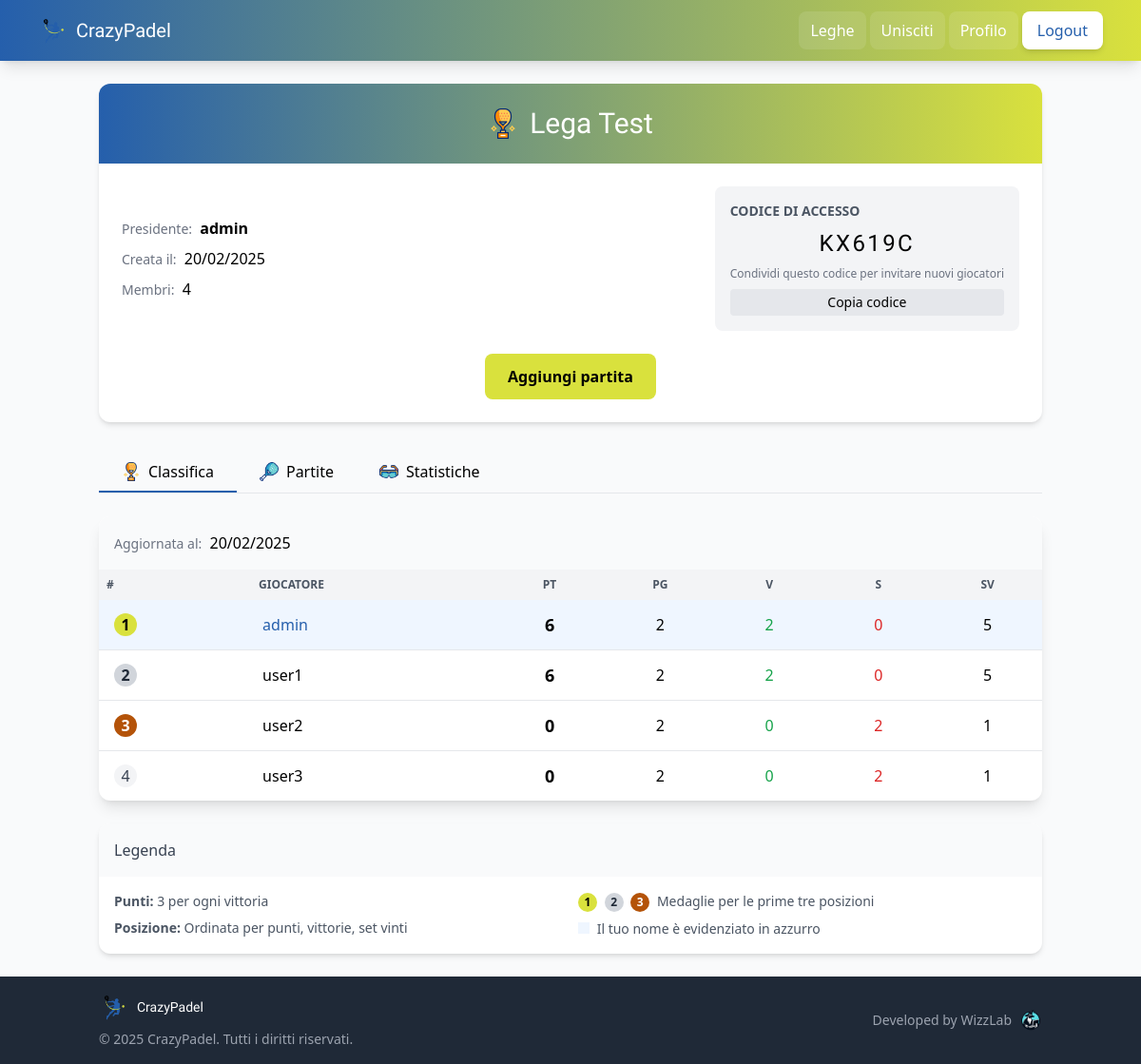
The app's page /leagues/1/ (signed in) with its own data.
### leagues/models.py (models this page shows, shortened)
class League(models.Model):
    name = models.CharField(max_length=100, verbose_name="Nome lega")
    created_at = models.DateTimeField(auto_now_add=True)
    president = models.ForeignKey(
        User,
        on_delete=models.PROTECT,
        related_name='presided_leagues',
        verbose_name="Presidente"
    )
    join_code = models.CharField(
        max_length=6,
        unique=True,
        default=generate_league_code,
        verbose_name="Codice di accesso"
    )
    players = models.ManyToManyField(
        User,
        through='Membership',
        related_name='leagues',
        verbose_name="Giocatori"
    )
    class Meta:
        verbose_name = "Lega"
        verbose_name_plural = "Leghe"
        ordering = ['name']
    def get_league_standings(self):
        members = self.membership_set.all()
        standings = []
        for membership in members:
            player = membership.player
            player_matches = MatchPlayer.objects.filter(
                player=player,
                match__league=self
            )
            matches_played = player_matches.count()
            if matches_played == 0:
                continue
            wins = 0
            sets_won = 0
            for mp in player_matches:
                match = mp.match
                if (mp.team == 1 and match.team1_sets > match.team2_sets) or \
                   (mp.team == 2 and match.team2_sets > match.team1_sets):
                    wins += 1
                if mp.team == 1:
                    sets_won += match.team1_sets
                else:
                    sets_won += match.team2_sets
            losses = matches_played - wins
            points = wins * 3
            standings.append({
                'player': player,
                'matches_played': matches_played,
                'wins': wins,
                'losses': losses,
                'sets_won': sets_won,
                'points': points
            })
        standings.sort(
            key=lambda x: (x['points'], -x['matches_played'], x['wins'], x['sets_won']),
            reverse=True
        )
        return standings

### accounts/models.py (models this page shows, shortened)
class User(AbstractUser):
    email = models.EmailField(blank=True, null=True)
    EMAIL_FIELD = None
    REQUIRED_FIELDS = []  # Rimuoviamo 'email' dalla lista dei campi richiesti
    class Meta:
        verbose_name = 'Utente'
        verbose_name_plural = 'Utenti'
    def is_league_president(self, league):
        return hasattr(league, 'president') and league.president == self

### leagues/views.py (the view)
# urls.py: path('<int:league_id>/', views.league_detail, name='detail'),
@login_required
def league_detail(request, league_id):
    from django.db.models import Count, Q, Max, Min
    from collections import defaultdict
    import datetime
    league = get_object_or_404(League, id=league_id)
    if not league.players.filter(id=request.user.id).exists():
        return HttpResponseForbidden("Non sei membro di questa lega")
    matches = league.matches.all().order_by('-match_date', '-created_at')
    recent_matches = matches[:5]
    for match in matches:
        match.team1_players_str = get_team_players_string(match, 1)
        match.team2_players_str = get_team_players_string(match, 2)
    for match in recent_matches:
        match.team1_players_str = get_team_players_string(match, 1)
        match.team2_players_str = get_team_players_string(match, 2)
    standings = league.get_league_standings()
    unbeatable_players = sorted(
        [player for player in standings if player['matches_played'] > 0],
        key=lambda x: (x['losses'], -x['matches_played'])
    )[:5]
    teams_data = defaultdict(lambda: {'wins': 0, 'losses': 0, 'matches': 0})
    if matches:
        for match in matches:
            team1_players = list(match.players.filter(team=1).order_by('player__username'))
            team2_players = list(match.players.filter(team=2).order_by('player__username'))
            if len(team1_players) == 2 and len(team2_players) == 2:
                team1_key = tuple(sorted([p.player.username for p in team1_players]))
                team2_key = tuple(sorted([p.player.username for p in team2_players]))
                teams_data[team1_key]['matches'] += 1
                teams_data[team2_key]['matches'] += 1
                if match.team1_sets > match.team2_sets:
                    teams_data[team1_key]['wins'] += 1
                    teams_data[team2_key]['losses'] += 1
                elif match.team2_sets > match.team1_sets:
                    teams_data[team2_key]['wins'] += 1
                    teams_data[team1_key]['losses'] += 1
    unbeatable_teams = []
    for team, stats in teams_data.items():
        if stats['matches'] >= 2:  # Solo coppie con almeno 2 partite
            team_stats = {
                'players': team,
                'matches': stats['matches'],
                'wins': stats['wins'],
                'losses': stats['losses'],
                'win_rate': int((stats['wins'] / stats['matches']) * 100) if stats['matches'] > 0 else 0
            }
            unbeatable_teams.append(team_stats)
    unbeatable_teams = sorted(unbeatable_teams, key=lambda x: (x['losses'], -x['matches'], -x['wins']))[:5]
    player_streaks = defaultdict(int)
    player_last_matches = {}
    if matches:
        all_players = league.players.all()
        for player in all_players:
            player_matches = MatchPlayer.objects.filter(
                player=player,
                match__league=league
            ).select_related('match').order_by('-match__match_date', '-match__created_at')
            if player_matches.exists():
                player_last_matches[player.id] = player_matches[0].match.match_date
                current_streak = 0
                for mp in player_matches:
                    match = mp.match
                    player_won = (mp.team == 1 and match.team1_sets > match.team2_sets) or \
                                (mp.team == 2 and match.team2_sets > match.team1_sets)
                    if player_won:
                        current_streak += 1
                    else:
                        break
                player_streaks[player.id] = {
                    'player': player,
                    'streak': current_streak
                }
    in_form_players = sorted(
        player_streaks.values(),
        key=lambda x: -x['streak']
    )[:5]
    league_members = league.membership_set.select_related('player').all()
    missing_players = []
    for membership in league_members:
        player = membership.player
        player_matches_count = MatchPlayer.objects.filter(
            player=player,
            match__league=league
        ).count()
        if player_matches_count > 0:
            missing_players.append({
                'player': player,
                'matches_count': player_matches_count,
                'last_match_date': player_last_matches.get(player.id, None)
            })
    missing_players = sorted(missing_players, key=lambda x: x['matches_count'])[:5]
    most_active_players = sorted(
        [p for p in standings if p['matches_played'] > 0],
        key=lambda x: -x['matches_played']
    )[:5]
    context = {
        'league': league,
        'is_president': request.user.is_league_president(league),
        'join_code': league.join_code if request.user.is_league_president(league) else None,
        'matches': matches,
        'recent_matches': recent_matches,
        'standings': standings,
        'now': timezone.now(),
        'user': request.user,  # per evidenziare l'utente corrente nella classifica
        'unbeatable_players': unbeatable_players,
        'unbeatable_teams': unbeatable_teams,
        'in_form_players': in_form_players,
        'missing_players': missing_players,
        'most_active_players': most_active_players,
    }
    return render(request, 'leagues/league_detail.html', context)

### leagues/models.py (called while the page is built)
    @property
    def winner_team(self):
        if self.team1_sets > self.team2_sets:
            return 1
        elif self.team2_sets > self.team1_sets:
            return 2
        return None

### leagues/views.py (called while the page is built)
def get_team_players_string(match, team_number):
    player_names = []
    for mp in match.players.filter(team=team_number):
        player_names.append(mp.player.username)
    return " / ".join(player_names)

### templates/leagues/league_detail.html (shortened to what this page needs)
{% extends 'base.html' %}
{% block content %}
<div class="max-w-6xl mx-auto">
  <div class="bg-white rounded-xl shadow-md overflow-hidden mb-8">
    <div class="navbar-gradient p-6">
      <div class="flex items-center justify-center">
        <img src="/static/img/trophy.png" alt="Trophy" class="h-8 w-8 mr-3">
        <h1 class="game-font text-white text-2xl md:text-3xl">{{ league.name }}</h1>
      </div>
    </div>
    <div class="p-6">
      <div class="flex flex-col md:flex-row justify-between items-center">
        <div class="mb-4 md:mb-0">
          <span class="text-sm text-gray-500">Presidente:</span>
          <span class="ml-1 font-semibold">{{ league.president.username }}</span>
          <div class="mt-2">
            <span class="text-sm text-gray-500">Creata il:</span>
            <span class="ml-1">{{ league.created_at|date:"d/m/Y" }}</span>
          </div>
          <div class="mt-2">
            <span class="text-sm text-gray-500">Membri:</span>
            <span class="ml-1">{{ league.players.count }}</span>
          </div>
        </div>
        {% if is_president %}
        <div class="bg-gray-100 p-4 rounded-lg">
          <h3 class="font-semibold text-sm text-gray-600 mb-2">CODICE DI ACCESSO</h3>
          <div id="invite-code" class="game-font text-2xl tracking-widest text-center">{{ join_code }}</div>
          <p class="text-xs text-gray-500 mt-2">Condividi questo codice per invitare nuovi giocatori</p>
          <button id="copy-code" class="mt-2 w-full text-sm py-1 px-2 bg-gray-200 hover:bg-gray-300 rounded transition">
            Copia codice
          </button>
        </div>
        {% endif %}
      </div>
      {% if is_president %}
      <div class="mt-6 flex flex-wrap gap-4 justify-center">
        <a href="{% url 'leagues:create_match' league.id %}" class="btn-secondary px-6 py-3 rounded-lg text-center font-semibold">
          Aggiungi partita
        </a>
      </div>
      {% endif %}
    </div>
  </div>
  <div class="mb-6 flex border-b border-gray-200">
    <button id="tab-standings" class="tab-btn tab-active px-6 py-2 font-medium border-b-2 border-crazy-blue flex items-center">
    <img src="/static/img/trophy.png" alt="Standings" class="h-5 w-5 mr-2">
    <span>Classifica</span>
    </button>
    <button id="tab-matches" class="tab-btn px-6 py-2 font-medium border-b-2 border-transparent flex items-center">
    <img src="/static/img/padel.png" alt="Matches" class="h-5 w-5 mr-2">
    <span>Partite</span>
    </button>
    <button id="tab-stats" class="tab-btn px-6 py-2 font-medium border-b-2 border-transparent flex items-center">
    <img src="/static/img/glasses.png" alt="Stats" class="h-5 w-5 mr-2">
    <span>Statistiche</span>
    </button>
   </div>
  <div id="content-standings" class="tab-content">
    <div class="bg-white rounded-xl shadow-lg overflow-hidden mb-6">
      <div class="p-4 bg-gray-50 flex justify-between items-center">
        <div>
          <span class="text-sm text-gray-500">Aggiornata al:</span>
          <span class="ml-1 font-medium">{{ now|date:"d/m/Y" }}</span>
        </div>
      </div>
      {% if standings %}
      <div class="overflow-x-auto">
        <table class="min-w-full">
          <thead>
            <tr class="bg-gray-100 text-gray-600 uppercase text-xs">
              <th class="py-2 px-2 text-left">#</th>
              <th class="py-2 px-3 text-left">Giocatore</th>
              <th class="py-2 px-2 text-center font-bold" title="Punti">PT</th>
              <th class="py-2 px-2 text-center" title="Partite">PG</th>
              <th class="py-2 px-2 text-center" title="Vittorie">V</th>
              <th class="py-2 px-2 text-center" title="Sconfitte">S</th>
              <th class="py-2 px-2 text-center" title="Set vinti">SV</th>
              </tr>
          </thead>
          <tbody class="divide-y divide-gray-200">
            {% for player_stats in standings %}
            <tr class="hover:bg-gray-50 {% if player_stats.player == user %}bg-blue-50{% endif %}">
              <td class="py-3 px-4">
                {% if forloop.counter == 1 %}
                <span class="inline-flex items-center justify-center w-6 h-6 bg-crazy-yellow text-black rounded-full font-bold">1</span>
                {% elif forloop.counter == 2 %}
                <span class="inline-flex items-center justify-center w-6 h-6 bg-gray-300 text-gray-800 rounded-full font-bold">2</span>
                {% elif forloop.counter == 3 %}
                <span class="inline-flex items-center justify-center w-6 h-6 bg-amber-700 text-white rounded-full font-bold">3</span>
                {% else %}
                <span class="inline-flex items-center justify-center w-6 h-6 bg-gray-100 text-gray-700 rounded-full">{{ forloop.counter }}</span>
                {% endif %}
              </td>
              <td class="py-3 px-4 font-medium {% if player_stats.player == user %}text-crazy-blue{% endif %}">
                {{ player_stats.player.username }}
              </td>
              <td class="py-3 px-4 text-center font-bold text-lg">{{ player_stats.points }}</td>
              <td class="py-3 px-4 text-center">{{ player_stats.matches_played }}</td>
              <td class="py-3 px-4 text-center text-green-600 font-medium">{{ player_stats.wins }}</td>
              <td class="py-3 px-4 text-center text-red-600">{{ player_stats.losses }}</td>
              <td class="py-3 px-4 text-center">{{ player_stats.sets_won }}</td>
            </tr>
            {% endfor %}
          </tbody>
        </table>
      </div>
      {% endif %}
    </div>
    {% if standings %}
    <div class="bg-white rounded-xl shadow-md overflow-hidden">
      <div class="p-4 bg-gray-50">
        <h3 class="font-medium text-gray-700">Legenda</h3>
      </div>
      <div class="p-4 grid grid-cols-1 md:grid-cols-2 gap-4">
        <div>
          <p class="text-sm text-gray-600 mb-2"><span class="font-semibold">Punti:</span> 3 per ogni vittoria</p>
          <p class="text-sm text-gray-600"><span class="font-semibold">Posizione:</span> Ordinata per punti, vittorie, set vinti</p>
        </div>
        <div>
          <p class="text-sm text-gray-600 mb-2">
            <span class="inline-flex items-center justify-center w-5 h-5 bg-crazy-yellow text-black rounded-full font-bold text-xs mr-1">1</span>
            <span class="inline-flex items-center justify-center w-5 h-5 bg-gray-300 text-gray-800 rounded-full font-bold text-xs mr-1">2</span>
            <span class="inline-flex items-center justify-center w-5 h-5 bg-amber-700 text-white rounded-full font-bold text-xs mr-1">3</span>
            Medaglie per le prime tre posizioni
          </p>
          <p class="text-sm text-gray-600">
            <span class="inline-block w-3 h-3 bg-blue-50 mr-1"></span>
            Il tuo nome è evidenziato in azzurro
          </p>
        </div>
      </div>
    </div>
    {% endif %}
  </div>
</div>
{% endblock %}

### templates/base.html (style rules this page uses)
:root { --crazy-blue: #255FAC; --crazy-yellow: #D9E13D; }
body { font-family: 'Segoe UI', Tahoma, Geneva, Verdana, sans-serif; }
.game-font { font-family: 'Bungee', cursive; }
.btn-secondary { background-color: var(--crazy-yellow); color: black; transition: all 0.2s ease; }
.navbar-gradient { background: linear-gradient(90deg, var(--crazy-blue), var(--crazy-yellow)); }

### records on screen
League: name "Lega Test", president.username "admin", created_at "20/02/2025", players.count "4", join_code "KX619C"
User: shows "1", player.username "admin", points "6", matches_played "2", wins "2", losses "0", sets_won "5"
User: shows "2", player.username "user1", points "6", matches_played "2", wins "2", losses "0", sets_won "5"
User: shows "3", player.username "user2", points "0", matches_played "2", wins "0", losses "2", sets_won "1"
User: player.username "user3", points "0", matches_played "2", wins "0", losses "2", sets_won "1"
